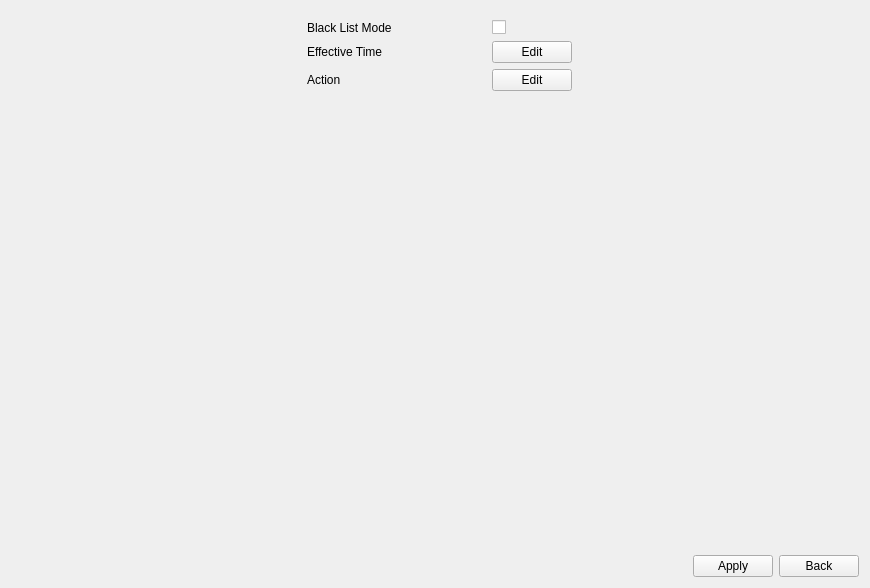
<?xml version="1.0" encoding="UTF-8"?>
<ui version="4.0">
 <class>AnprBlackListPage</class>
 <widget class="QWidget" name="AnprBlackListPage">
  <property name="geometry">
   <rect>
    <x>0</x>
    <y>0</y>
    <width>870</width>
    <height>588</height>
   </rect>
  </property>
  <property name="windowTitle">
   <string>Form</string>
  </property>
  <layout class="QGridLayout" name="gridLayout_2">
   <item row="0" column="1">
    <widget class="QWidget" name="widget_right" native="true">
     <property name="sizePolicy">
      <sizepolicy hsizetype="Preferred" vsizetype="Preferred">
       <horstretch>2</horstretch>
       <verstretch>0</verstretch>
      </sizepolicy>
     </property>
     <layout class="QVBoxLayout" name="verticalLayout_2">
      <item>
       <layout class="QGridLayout" name="gridLayout">
        <item row="0" column="1">
         <widget class="QCheckBox" name="checkBox_enable">
          <property name="sizePolicy">
           <sizepolicy hsizetype="Minimum" vsizetype="Fixed">
            <horstretch>2</horstretch>
            <verstretch>0</verstretch>
           </sizepolicy>
          </property>
          <property name="text">
           <string/>
          </property>
         </widget>
        </item>
        <item row="2" column="0">
         <widget class="QLabel" name="label_action">
          <property name="text">
           <string>Action</string>
          </property>
         </widget>
        </item>
        <item row="1" column="0">
         <widget class="QLabel" name="label_effectiveTime">
          <property name="text">
           <string>Effective Time</string>
          </property>
         </widget>
        </item>
        <item row="0" column="0">
         <widget class="QLabel" name="label_enable">
          <property name="sizePolicy">
           <sizepolicy hsizetype="Preferred" vsizetype="Preferred">
            <horstretch>1</horstretch>
            <verstretch>0</verstretch>
           </sizepolicy>
          </property>
          <property name="text">
           <string>Black List Mode</string>
          </property>
         </widget>
        </item>
        <item row="2" column="1">
         <widget class="QWidget" name="" native="true">
          <layout class="QHBoxLayout" name="horizontalLayout_4">
           <property name="leftMargin">
            <number>0</number>
           </property>
           <property name="topMargin">
            <number>0</number>
           </property>
           <property name="rightMargin">
            <number>0</number>
           </property>
           <property name="bottomMargin">
            <number>0</number>
           </property>
           <item>
            <widget class="MyPushButton" name="pushButton_action">
             <property name="text">
              <string>Edit</string>
             </property>
            </widget>
           </item>
           <item>
            <spacer name="horizontalSpacer_3">
             <property name="orientation">
              <enum>Qt::Horizontal</enum>
             </property>
             <property name="sizeHint" stdset="0">
              <size>
               <width>40</width>
               <height>20</height>
              </size>
             </property>
            </spacer>
           </item>
          </layout>
         </widget>
        </item>
        <item row="1" column="1">
         <widget class="QWidget" name="" native="true">
          <layout class="QHBoxLayout" name="horizontalLayout_3">
           <property name="leftMargin">
            <number>0</number>
           </property>
           <property name="topMargin">
            <number>0</number>
           </property>
           <property name="rightMargin">
            <number>0</number>
           </property>
           <property name="bottomMargin">
            <number>0</number>
           </property>
           <item>
            <widget class="MyPushButton" name="pushButton_effectiveTime">
             <property name="text">
              <string>Edit</string>
             </property>
            </widget>
           </item>
           <item>
            <spacer name="horizontalSpacer_2">
             <property name="orientation">
              <enum>Qt::Horizontal</enum>
             </property>
             <property name="sizeHint" stdset="0">
              <size>
               <width>40</width>
               <height>20</height>
              </size>
             </property>
            </spacer>
           </item>
          </layout>
         </widget>
        </item>
       </layout>
      </item>
      <item>
       <spacer name="verticalSpacer_2">
        <property name="orientation">
         <enum>Qt::Vertical</enum>
        </property>
        <property name="sizeType">
         <enum>QSizePolicy::Expanding</enum>
        </property>
        <property name="sizeHint" stdset="0">
         <size>
          <width>40</width>
          <height>10</height>
         </size>
        </property>
       </spacer>
      </item>
     </layout>
    </widget>
   </item>
   <item row="1" column="0" colspan="2">
    <layout class="QHBoxLayout" name="horizontalLayout_2">
     <item>
      <widget class="WidgetMessage" name="widgetMessage" native="true"/>
     </item>
     <item>
      <spacer name="horizontalSpacer_4">
       <property name="orientation">
        <enum>Qt::Horizontal</enum>
       </property>
       <property name="sizeHint" stdset="0">
        <size>
         <width>40</width>
         <height>20</height>
        </size>
       </property>
      </spacer>
     </item>
     <item>
      <widget class="MyPushButton" name="pushButton_apply">
       <property name="text">
        <string>Apply</string>
       </property>
      </widget>
     </item>
     <item>
      <widget class="MyPushButton" name="pushButton_back">
       <property name="text">
        <string>Back</string>
       </property>
      </widget>
     </item>
    </layout>
   </item>
   <item row="0" column="0">
    <widget class="QWidget" name="widget_left" native="true">
     <property name="sizePolicy">
      <sizepolicy hsizetype="Preferred" vsizetype="Preferred">
       <horstretch>1</horstretch>
       <verstretch>0</verstretch>
      </sizepolicy>
     </property>
     <layout class="QVBoxLayout" name="verticalLayout"/>
    </widget>
   </item>
  </layout>
 </widget>
 <customwidgets>
  <customwidget>
   <class>MyPushButton</class>
   <extends>QPushButton</extends>
   <header>mypushbutton.h</header>
  </customwidget>
  <customwidget>
   <class>WidgetMessage</class>
   <extends>QWidget</extends>
   <header>widgetmessage.h</header>
   <container>1</container>
  </customwidget>
 </customwidgets>
 <resources/>
 <connections/>
</ui>
